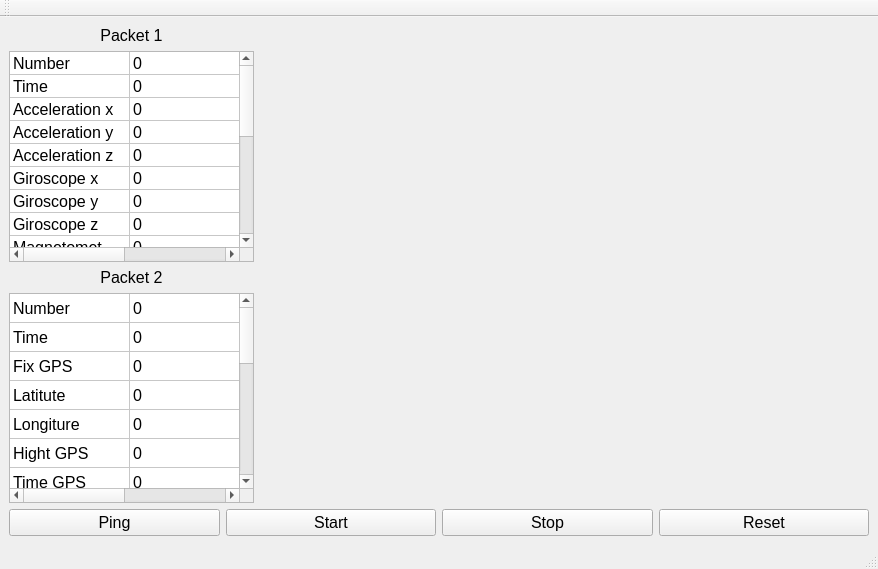
<?xml version="1.0" encoding="UTF-8"?>
<ui version="4.0">
 <class>gcs</class>
 <widget class="QMainWindow" name="gcs">
  <property name="geometry">
   <rect>
    <x>0</x>
    <y>0</y>
    <width>878</width>
    <height>569</height>
   </rect>
  </property>
  <property name="maximumSize">
   <size>
    <width>16777215</width>
    <height>16777215</height>
   </size>
  </property>
  <property name="font">
   <font>
    <pointsize>12</pointsize>
   </font>
  </property>
  <property name="windowTitle">
   <string>gcs</string>
  </property>
  <widget class="QWidget" name="centralwidget">
   <property name="sizePolicy">
    <sizepolicy hsizetype="Preferred" vsizetype="Preferred">
     <horstretch>0</horstretch>
     <verstretch>0</verstretch>
    </sizepolicy>
   </property>
   <property name="maximumSize">
    <size>
     <width>16777215</width>
     <height>16777215</height>
    </size>
   </property>
   <property name="layoutDirection">
    <enum>Qt::LeftToRight</enum>
   </property>
   <layout class="QGridLayout" name="gridLayout_2" columnstretch="0,2">
    <property name="topMargin">
     <number>9</number>
    </property>
    <property name="rightMargin">
     <number>9</number>
    </property>
    <property name="bottomMargin">
     <number>9</number>
    </property>
    <property name="spacing">
     <number>6</number>
    </property>
    <item row="1" column="0" colspan="2">
     <layout class="QHBoxLayout" name="horizontalLayout_2">
      <item>
       <widget class="QPushButton" name="Connect">
        <property name="text">
         <string>Ping</string>
        </property>
       </widget>
      </item>
      <item>
       <widget class="QPushButton" name="Start">
        <property name="text">
         <string>Start</string>
        </property>
       </widget>
      </item>
      <item>
       <widget class="QPushButton" name="Stop">
        <property name="text">
         <string>Stop</string>
        </property>
       </widget>
      </item>
      <item>
       <widget class="QPushButton" name="Reset">
        <property name="text">
         <string>Reset</string>
        </property>
       </widget>
      </item>
     </layout>
    </item>
    <item row="0" column="1">
     <layout class="QGridLayout" name="gridLayout">
      <item row="2" column="1">
       <widget class="PlotWidget" name="SP_parameters" native="true"/>
      </item>
      <item row="2" column="0">
       <widget class="PlotWidget" name="Gases_consentration" native="true"/>
      </item>
      <item row="0" column="2">
       <widget class="PlotWidget" name="Magnetometer" native="true"/>
      </item>
      <item row="0" column="0">
       <widget class="PlotWidget" name="Accelerometer" native="true"/>
      </item>
      <item row="0" column="1">
       <widget class="PlotWidget" name="Giroscope" native="true"/>
      </item>
      <item row="1" column="0">
       <widget class="PlotWidget" name="Pressure" native="true"/>
      </item>
      <item row="1" column="1">
       <widget class="PlotWidget" name="Temperature" native="true"/>
      </item>
      <item row="1" column="2">
       <widget class="PlotWidget" name="Height" native="true"/>
      </item>
      <item row="2" column="2">
       <widget class="PlotWidget" name="Illumination" native="true">
        <property name="font">
         <font>
          <pointsize>12</pointsize>
         </font>
        </property>
       </widget>
      </item>
     </layout>
    </item>
    <item row="0" column="0">
     <layout class="QVBoxLayout" name="verticalLayout_2">
      <property name="sizeConstraint">
       <enum>QLayout::SetMaximumSize</enum>
      </property>
      <item>
       <widget class="QLabel" name="label_8">
        <property name="text">
         <string>Packet 1</string>
        </property>
        <property name="alignment">
         <set>Qt::AlignCenter</set>
        </property>
       </widget>
      </item>
      <item>
       <widget class="QTableWidget" name="Packet1">
        <property name="sizePolicy">
         <sizepolicy hsizetype="Expanding" vsizetype="Expanding">
          <horstretch>0</horstretch>
          <verstretch>0</verstretch>
         </sizepolicy>
        </property>
        <property name="minimumSize">
         <size>
          <width>240</width>
          <height>0</height>
         </size>
        </property>
        <property name="maximumSize">
         <size>
          <width>245</width>
          <height>16777215</height>
         </size>
        </property>
        <property name="lineWidth">
         <number>1</number>
        </property>
        <property name="gridStyle">
         <enum>Qt::SolidLine</enum>
        </property>
        <property name="sortingEnabled">
         <bool>false</bool>
        </property>
        <property name="wordWrap">
         <bool>true</bool>
        </property>
        <property name="cornerButtonEnabled">
         <bool>true</bool>
        </property>
        <property name="rowCount">
         <number>19</number>
        </property>
        <property name="columnCount">
         <number>2</number>
        </property>
        <attribute name="horizontalHeaderVisible">
         <bool>false</bool>
        </attribute>
        <attribute name="horizontalHeaderCascadingSectionResizes">
         <bool>false</bool>
        </attribute>
        <attribute name="horizontalHeaderDefaultSectionSize">
         <number>120</number>
        </attribute>
        <attribute name="horizontalHeaderHighlightSections">
         <bool>true</bool>
        </attribute>
        <attribute name="horizontalHeaderShowSortIndicator" stdset="0">
         <bool>false</bool>
        </attribute>
        <attribute name="horizontalHeaderStretchLastSection">
         <bool>true</bool>
        </attribute>
        <attribute name="verticalHeaderVisible">
         <bool>false</bool>
        </attribute>
        <attribute name="verticalHeaderMinimumSectionSize">
         <number>21</number>
        </attribute>
        <attribute name="verticalHeaderDefaultSectionSize">
         <number>21</number>
        </attribute>
        <attribute name="verticalHeaderShowSortIndicator" stdset="0">
         <bool>false</bool>
        </attribute>
        <attribute name="verticalHeaderStretchLastSection">
         <bool>false</bool>
        </attribute>
        <row/>
        <row/>
        <row/>
        <row/>
        <row/>
        <row/>
        <row/>
        <row/>
        <row/>
        <row/>
        <row/>
        <row/>
        <row/>
        <row/>
        <row/>
        <row/>
        <row/>
        <row/>
        <row/>
        <column/>
        <column/>
        <item row="0" column="0">
         <property name="text">
          <string>Number</string>
         </property>
        </item>
        <item row="0" column="1">
         <property name="text">
          <string>0</string>
         </property>
        </item>
        <item row="1" column="0">
         <property name="text">
          <string>Time</string>
         </property>
        </item>
        <item row="1" column="1">
         <property name="text">
          <string>0</string>
         </property>
        </item>
        <item row="2" column="0">
         <property name="text">
          <string>Acceleration x</string>
         </property>
        </item>
        <item row="2" column="1">
         <property name="text">
          <string>0</string>
         </property>
        </item>
        <item row="3" column="0">
         <property name="text">
          <string>Acceleration y</string>
         </property>
        </item>
        <item row="3" column="1">
         <property name="text">
          <string>0</string>
         </property>
        </item>
        <item row="4" column="0">
         <property name="text">
          <string>Acceleration z</string>
         </property>
        </item>
        <item row="4" column="1">
         <property name="text">
          <string>0</string>
         </property>
        </item>
        <item row="5" column="0">
         <property name="text">
          <string>Giroscope x</string>
         </property>
        </item>
        <item row="5" column="1">
         <property name="text">
          <string>0</string>
         </property>
        </item>
        <item row="6" column="0">
         <property name="text">
          <string>Giroscope y</string>
         </property>
        </item>
        <item row="6" column="1">
         <property name="text">
          <string>0</string>
         </property>
        </item>
        <item row="7" column="0">
         <property name="text">
          <string>Giroscope z</string>
         </property>
        </item>
        <item row="7" column="1">
         <property name="text">
          <string>0</string>
         </property>
        </item>
        <item row="8" column="0">
         <property name="text">
          <string>Magnetometer x</string>
         </property>
        </item>
        <item row="8" column="1">
         <property name="text">
          <string>0</string>
         </property>
        </item>
        <item row="9" column="0">
         <property name="text">
          <string>Magnetometer y</string>
         </property>
        </item>
        <item row="9" column="1">
         <property name="text">
          <string>0</string>
         </property>
        </item>
        <item row="10" column="0">
         <property name="text">
          <string>Magnetometer z</string>
         </property>
        </item>
        <item row="10" column="1">
         <property name="text">
          <string>0</string>
         </property>
        </item>
        <item row="11" column="0">
         <property name="text">
          <string>Temperature</string>
         </property>
        </item>
        <item row="11" column="1">
         <property name="text">
          <string>0</string>
         </property>
        </item>
        <item row="12" column="0">
         <property name="text">
          <string>Pressure</string>
         </property>
        </item>
        <item row="12" column="1">
         <property name="text">
          <string>0</string>
         </property>
        </item>
        <item row="13" column="0">
         <property name="text">
          <string>Humidity</string>
         </property>
        </item>
        <item row="13" column="1">
         <property name="text">
          <string>0</string>
         </property>
        </item>
        <item row="14" column="0">
         <property name="text">
          <string>Height</string>
         </property>
        </item>
        <item row="14" column="1">
         <property name="text">
          <string>0</string>
         </property>
        </item>
        <item row="15" column="0">
         <property name="text">
          <string>Illumination board</string>
         </property>
        </item>
        <item row="15" column="1">
         <property name="text">
          <string>0</string>
         </property>
        </item>
        <item row="16" column="0">
         <property name="text">
          <string>Illumination SP</string>
         </property>
        </item>
        <item row="16" column="1">
         <property name="text">
          <string>0</string>
         </property>
        </item>
        <item row="17" column="0">
         <property name="text">
          <string>State</string>
         </property>
        </item>
        <item row="17" column="1">
         <property name="text">
          <string>0</string>
         </property>
        </item>
        <item row="18" column="0">
         <property name="text">
          <string>Lidar</string>
         </property>
        </item>
        <item row="18" column="1">
         <property name="text">
          <string>0</string>
         </property>
        </item>
       </widget>
      </item>
      <item>
       <widget class="QLabel" name="label_9">
        <property name="text">
         <string>Packet 2</string>
        </property>
        <property name="alignment">
         <set>Qt::AlignCenter</set>
        </property>
       </widget>
      </item>
      <item>
       <widget class="QTableWidget" name="Packet2">
        <property name="maximumSize">
         <size>
          <width>245</width>
          <height>16777215</height>
         </size>
        </property>
        <property name="rowCount">
         <number>18</number>
        </property>
        <property name="columnCount">
         <number>2</number>
        </property>
        <attribute name="horizontalHeaderVisible">
         <bool>false</bool>
        </attribute>
        <attribute name="horizontalHeaderDefaultSectionSize">
         <number>120</number>
        </attribute>
        <attribute name="horizontalHeaderStretchLastSection">
         <bool>true</bool>
        </attribute>
        <attribute name="verticalHeaderVisible">
         <bool>false</bool>
        </attribute>
        <attribute name="verticalHeaderDefaultSectionSize">
         <number>29</number>
        </attribute>
        <attribute name="verticalHeaderHighlightSections">
         <bool>true</bool>
        </attribute>
        <attribute name="verticalHeaderStretchLastSection">
         <bool>false</bool>
        </attribute>
        <row/>
        <row/>
        <row/>
        <row/>
        <row/>
        <row/>
        <row/>
        <row/>
        <row/>
        <row/>
        <row/>
        <row/>
        <row/>
        <row/>
        <row/>
        <row/>
        <row/>
        <row/>
        <column/>
        <column/>
        <item row="0" column="0">
         <property name="text">
          <string>Number</string>
         </property>
        </item>
        <item row="0" column="1">
         <property name="text">
          <string>0</string>
         </property>
        </item>
        <item row="1" column="0">
         <property name="text">
          <string>Time</string>
         </property>
        </item>
        <item row="1" column="1">
         <property name="text">
          <string>0</string>
         </property>
        </item>
        <item row="2" column="0">
         <property name="text">
          <string>Fix GPS</string>
         </property>
        </item>
        <item row="2" column="1">
         <property name="text">
          <string>0</string>
         </property>
        </item>
        <item row="3" column="0">
         <property name="text">
          <string>Latitute</string>
         </property>
        </item>
        <item row="3" column="1">
         <property name="text">
          <string>0</string>
         </property>
        </item>
        <item row="4" column="0">
         <property name="text">
          <string>Longiture</string>
         </property>
        </item>
        <item row="4" column="1">
         <property name="text">
          <string>0</string>
         </property>
        </item>
        <item row="5" column="0">
         <property name="text">
          <string>Hight GPS</string>
         </property>
        </item>
        <item row="5" column="1">
         <property name="text">
          <string>0</string>
         </property>
        </item>
        <item row="6" column="0">
         <property name="text">
          <string>Time GPS</string>
         </property>
        </item>
        <item row="6" column="1">
         <property name="text">
          <string>0</string>
         </property>
        </item>
        <item row="7" column="0">
         <property name="text">
          <string>Current SP</string>
         </property>
        </item>
        <item row="7" column="1">
         <property name="text">
          <string>0</string>
         </property>
        </item>
        <item row="8" column="0">
         <property name="text">
          <string>Voltage SP</string>
         </property>
        </item>
        <item row="8" column="1">
         <property name="text">
          <string>0</string>
         </property>
        </item>
        <item row="9" column="0">
         <property name="text">
          <string>MICS 5524</string>
         </property>
        </item>
        <item row="9" column="1">
         <property name="text">
          <string>0</string>
         </property>
        </item>
        <item row="10" column="0">
         <property name="text">
          <string>MICS CO</string>
         </property>
        </item>
        <item row="10" column="1">
         <property name="text">
          <string>0</string>
         </property>
        </item>
        <item row="11" column="0">
         <property name="text">
          <string>MICS NO2</string>
         </property>
        </item>
        <item row="11" column="1">
         <property name="text">
          <string>0</string>
         </property>
        </item>
        <item row="12" column="0">
         <property name="text">
          <string>MICS NH3</string>
         </property>
        </item>
        <item row="12" column="1">
         <property name="text">
          <string>0</string>
         </property>
        </item>
        <item row="13" column="0">
         <property name="text">
          <string>CCS CO2</string>
         </property>
        </item>
        <item row="13" column="1">
         <property name="text">
          <string>0</string>
         </property>
        </item>
        <item row="14" column="0">
         <property name="text">
          <string>CCS TVOC</string>
         </property>
        </item>
        <item row="14" column="1">
         <property name="text">
          <string>0</string>
         </property>
        </item>
        <item row="15" column="0">
         <property name="text">
          <string>Temperature G</string>
         </property>
        </item>
        <item row="15" column="1">
         <property name="text">
          <string>0</string>
         </property>
        </item>
        <item row="16" column="0">
         <property name="text">
          <string>Pressure G</string>
         </property>
        </item>
        <item row="17" column="0">
         <property name="text">
          <string>Humidity G</string>
         </property>
        </item>
       </widget>
      </item>
     </layout>
    </item>
   </layout>
  </widget>
  <widget class="QMenuBar" name="menubar">
   <property name="geometry">
    <rect>
     <x>0</x>
     <y>0</y>
     <width>878</width>
     <height>27</height>
    </rect>
   </property>
  </widget>
  <widget class="QStatusBar" name="statusbar"/>
  <widget class="QToolBar" name="toolBar">
   <property name="windowTitle">
    <string>toolBar</string>
   </property>
   <attribute name="toolBarArea">
    <enum>TopToolBarArea</enum>
   </attribute>
   <attribute name="toolBarBreak">
    <bool>false</bool>
   </attribute>
  </widget>
  <action name="action1">
   <property name="text">
    <string>1</string>
   </property>
  </action>
  <action name="action2">
   <property name="text">
    <string>2</string>
   </property>
  </action>
  <action name="action3">
   <property name="text">
    <string>3</string>
   </property>
  </action>
 </widget>
 <customwidgets>
  <customwidget>
   <class>PlotWidget</class>
   <extends>QWidget</extends>
   <header location="global">pyqtgraph</header>
   <container>1</container>
  </customwidget>
 </customwidgets>
 <resources/>
 <connections/>
</ui>
